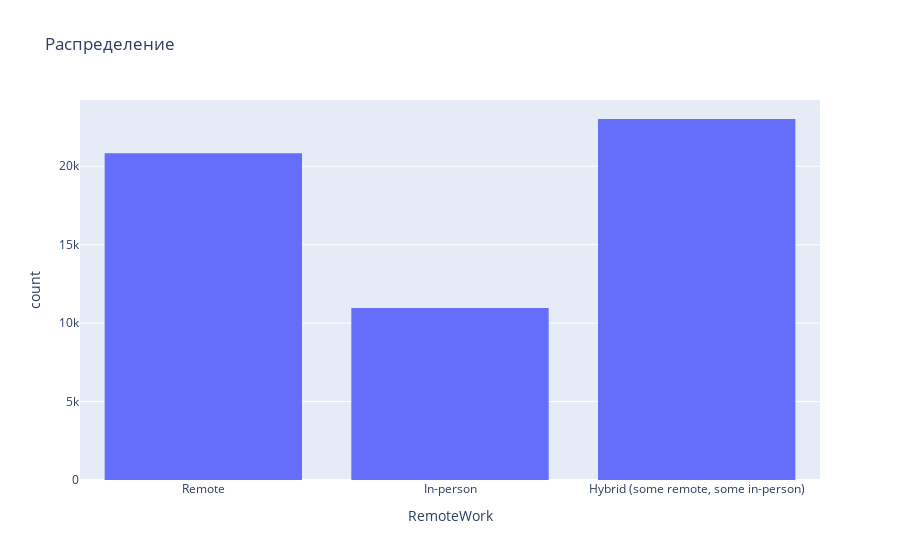
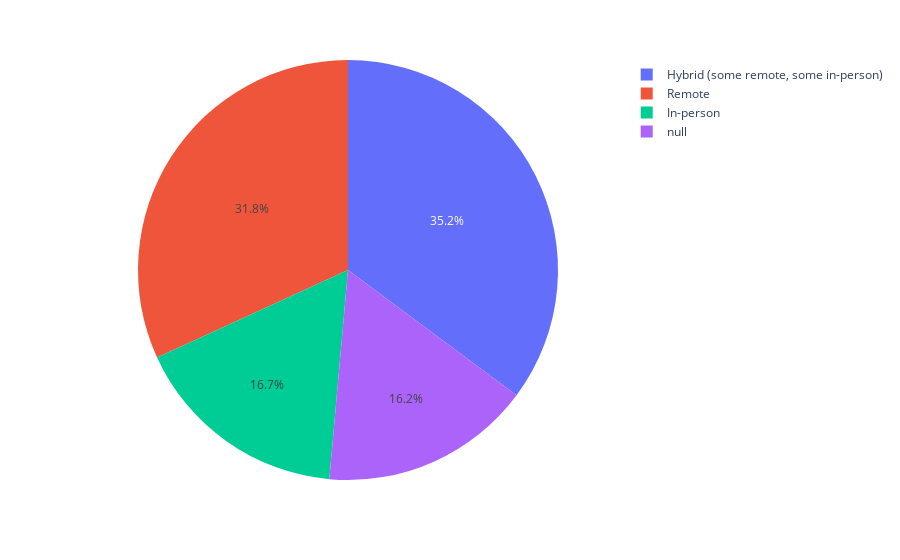

Notebook code for these charts, in order:
### Code cell
import plotly.express as px
#гистограмма
fig = px.histogram(df, x='RemoteWork', title='Распределение')
fig.show()
#Круговая диаграмма
fig2=px.pie(df,names="RemoteWork")
fig2.show()

### Figure 1 — Plotly figure (JSON) as saved in the notebook; plotly's stock layout.template omitted (floating-point values rounded to 4 significant figures; data arrays with more than 128 entries replaced by an {"elided": "..."} marker saying what was removed)
{"data": [{"bingroup": "x", "hovertemplate": "RemoteWork=%{x}<br>count=%{y}<extra></extra>", "legendgroup": "", "marker": {"color": "#636efa", "pattern": {"shape": ""}}, "name": "", "orientation": "v", "showlegend": false, "type": "histogram", "x": {"elided": "65437 str values"}, "xaxis": "x", "yaxis": "y"}], "layout": {"barmode": "relative", "legend": {"tracegroupgap": 0}, "title": {"text": "Распределение"}, "xaxis": {"anchor": "y", "domain": [0, 1], "title": {"text": "RemoteWork"}}, "yaxis": {"anchor": "x", "domain": [0, 1], "title": {"text": "count"}}}}

### Figure 2 — Plotly figure (JSON) as saved in the notebook; plotly's stock layout.template omitted (floating-point values rounded to 4 significant figures; data arrays with more than 128 entries replaced by an {"elided": "..."} marker saying what was removed)
{"data": [{"domain": {"x": [0, 1], "y": [0, 1]}, "hovertemplate": "RemoteWork=%{label}<extra></extra>", "labels": {"elided": "65437 str values"}, "legendgroup": "", "name": "", "showlegend": true, "type": "pie"}], "layout": {"legend": {"tracegroupgap": 0}, "margin": {"t": 60}}}
